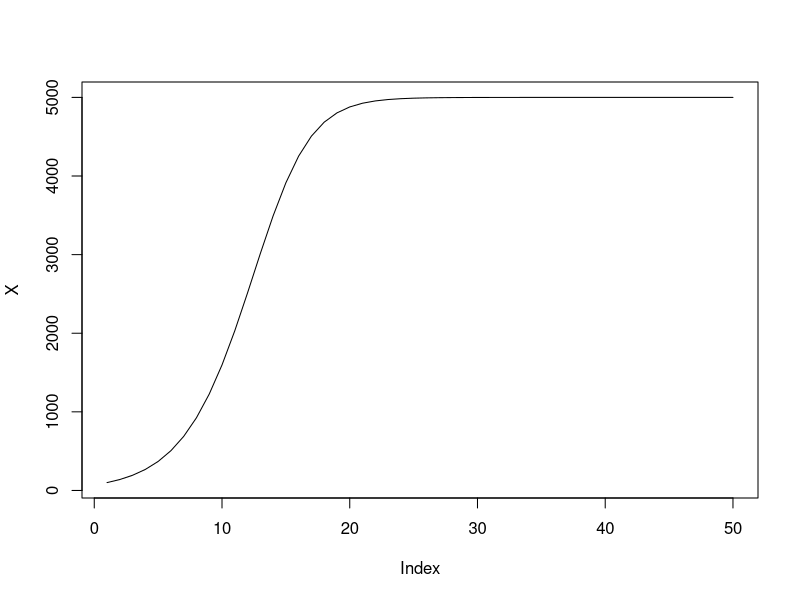
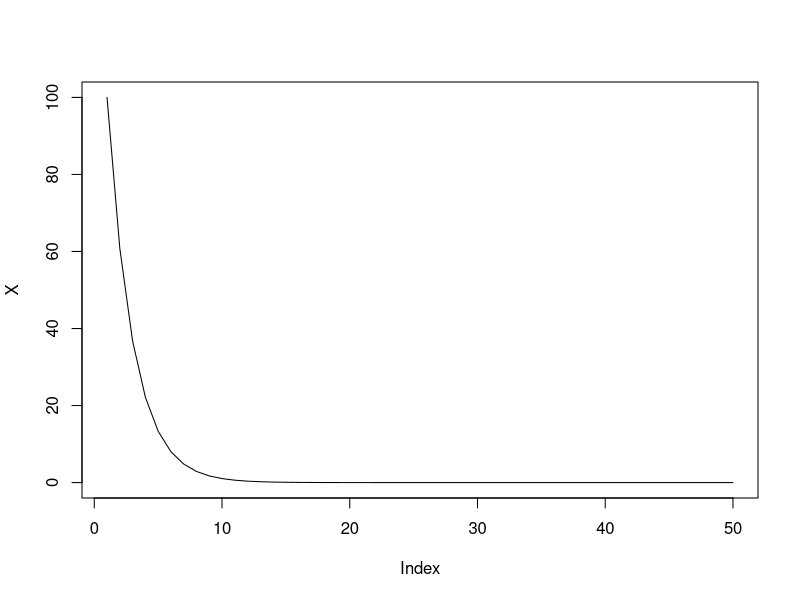
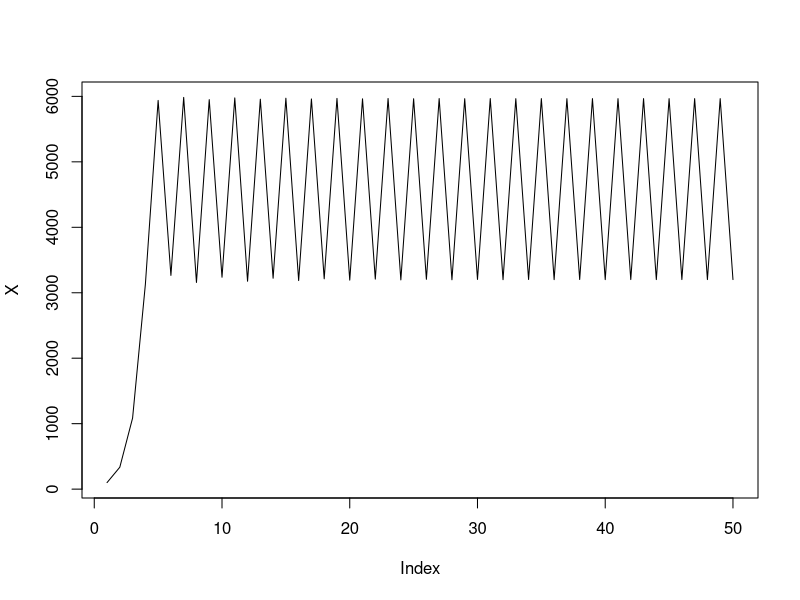

Recreate these plots in R, in order.
## ---- chunk 1
#Logistic equation
#when r>1
r = 0.4
N = 100
K = 5000
t = 50
X<-numeric(50)
X[1]  = N
for(i in 2:t)
  {  
  X[i] = X[i-1]+r*X[i-1]*(1-X[i-1]/K)
  }
plot(X, type="l")

## ---- chunk 2
#when r<0
r = -0.4
N = 100
K = 5000
t = 50
X<-numeric(50)
X[1]  = N
for(i in 2:t)
  {  
  X[i] = X[i-1]+r*X[i-1]*(1-X[i-1]/K)
  }
plot(X, type="l")

## ---- chunk 3
#when r>2 - chaotic dynamics
r = 2.4
N = 100
K = 5000
t = 50
X<-numeric(50)
X[1]  = N
for(i in 2:t)
  {  
  X[i] = X[i-1]+r*X[i-1]*(1-X[i-1]/K)
  }
plot(X, type="l")

